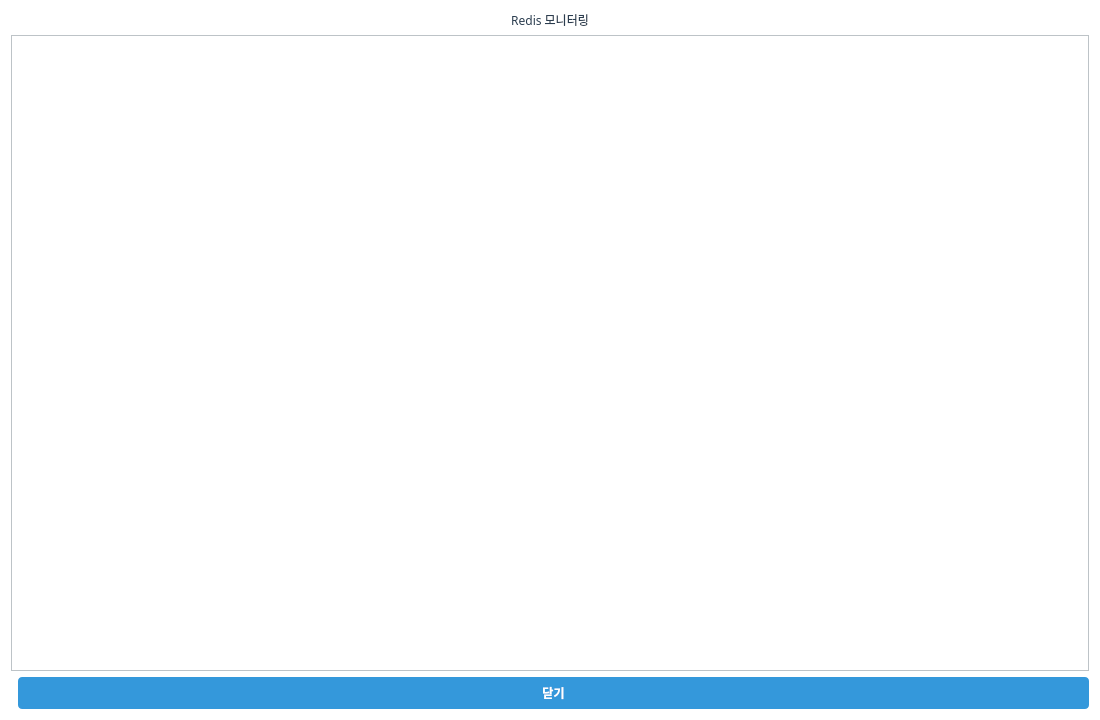
<?xml version="1.0" encoding="UTF-8"?>
<ui version="4.0">
 <class>RedisMonitorDialog</class>
 <widget class="QDialog" name="RedisMonitorDialog">
  <property name="geometry">
   <rect>
    <x>0</x>
    <y>0</y>
    <width>1100</width>
    <height>720</height>
   </rect>
  </property>
  <property name="minimumSize">
   <size>
    <width>800</width>
    <height>560</height>
   </size>
  </property>
  <property name="font">
   <font>
    <family>맑은 고딕</family>
    <pointsize>11</pointsize>
   </font>
  </property>
  <property name="windowTitle">
   <string>Redis 모니터링</string>
  </property>
  <property name="styleSheet">
   <string notr="true">QWidget {
    background-color: #FFFFFF;
    color: #2C3E50;
    font-family: &quot;맑은 고딕&quot;;
    font-size: 9pt;
}

QTabWidget::pane {
    border: 1px solid #BDC3C7;
    background-color: #FFFFFF;
}

QTabBar::tab {
    background-color: #ECF0F1;
    color: #2C3E50;
    padding: 8px 16px;
    margin-right: 2px;
    border: 1px solid #BDC3C7;
    border-bottom: none;
    border-top-left-radius: 4px;
    border-top-right-radius: 4px;
}

QTabBar::tab:selected {
    background-color: #3498DB;
    color: #FFFFFF;
    font-weight: bold;
}

QTabBar::tab:hover {
    background-color: #D5DBDB;
}

QTableWidget {
    gridline-color: #BDC3C7;
    background-color: #FFFFFF;
    alternate-background-color: #F8F9FA;
    selection-background-color: #3498DB;
    selection-color: #FFFFFF;
}

QTableWidget::item {
    padding: 4px;
    border: none;
}

QHeaderView::section {
    background-color: #ECF0F1;
    color: #2C3E50;
    padding: 6px;
    border: 1px solid #BDC3C7;
    font-weight: bold;
}

QLineEdit, QTextEdit, QPlainTextEdit {
    background-color: #FFFFFF;
    border: 1px solid #BDC3C7;
    border-radius: 3px;
    padding: 4px;
    color: #2C3E50;
}

QLineEdit:focus, QTextEdit:focus, QPlainTextEdit:focus {
    border: 2px solid #3498DB;
}

QPushButton {
    background-color: #3498DB;
    color: #FFFFFF;
    border: none;
    border-radius: 4px;
    padding: 6px 12px;
    font-weight: bold;
}

QPushButton:hover {
    background-color: #2980B9;
}

QPushButton:pressed {
    background-color: #1F618D;
}

QPushButton:disabled {
    background-color: #BDC3C7;
    color: #7F8C8D;
}

QLabel {
    color: #2C3E50;
    background-color: transparent;
}

QGroupBox {
    border: 2px solid #BDC3C7;
    border-radius: 5px;
    margin-top: 10px;
    padding-top: 10px;
    background-color: #F8F9FA;
}

QGroupBox::title {
    subcontrol-origin: margin;
    subcontrol-position: top left;
    padding: 0 5px;
    color: #2C3E50;
    font-weight: bold;
}

QProgressBar {
    border: 1px solid #BDC3C7;
    border-radius: 3px;
    text-align: center;
    background-color: #ECF0F1;
}

QProgressBar::chunk {
    background-color: #3498DB;
}</string>
  </property>
  <layout class="QVBoxLayout" name="verticalLayout">
   <item>
    <widget class="QLabel" name="titleLabel">
     <property name="text">
      <string>Redis 모니터링</string>
     </property>
     <property name="alignment">
      <set>Qt::AlignCenter</set>
     </property>
    </widget>
   </item>
   <item>
    <widget class="QTabWidget" name="tabWidget">
     <property name="currentIndex">
      <number>0</number>
     </property>
    </widget>
   </item>
   <item>
    <layout class="QHBoxLayout" name="buttonLayout">
     <item>
      <spacer name="horizontalSpacer">
       <property name="orientation">
        <enum>Qt::Horizontal</enum>
       </property>
      </spacer>
     </item>
     <item>
      <widget class="QPushButton" name="btnClose">
       <property name="text">
        <string>닫기</string>
       </property>
       <property name="minimumSize">
        <size>
         <width>100</width>
         <height>32</height>
        </size>
       </property>
      </widget>
     </item>
    </layout>
   </item>
  </layout>
 </widget>
 <resources/>
 <connections/>
</ui>
